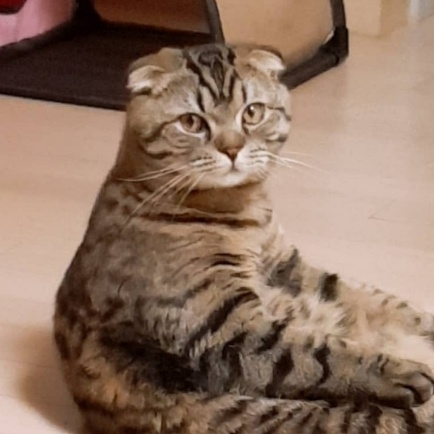
#> input picture 7.17/cat.jpg, 434 x 434 px, found by its file name
$ python func3.py
#> lines starting #> are read from the running program, lines starting #| are printed output that depends on the picture
import numpy as np
import sys
import cv2

def func3():
    img1 = cv2.imread('7.17/cat.jpg', -1)
#> img1 is the input picture: shape (434, 434, 3); mean B, G, R 96.8, 113.9, 141.3

    if img1 is None:
        print('Image load failed!')
        return

    img2 = img1
    img3 = img2.copy()

    img1[:, :] = (0, 255, 255) # Yellow
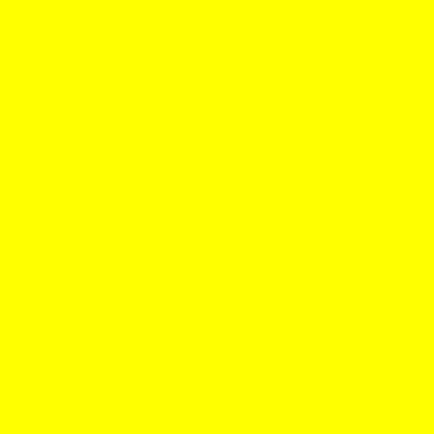
#> img1: shape (434, 434, 3); mean B, G, R 0, 255, 255

    cv2.imshow('img1', img1)
    cv2.imshow('img2', img2)
    cv2.imshow('img3', img3)
    cv2.waitKey()
    cv2.destroyAllWindows()

if __name__ == '__main__' :
    func3()
